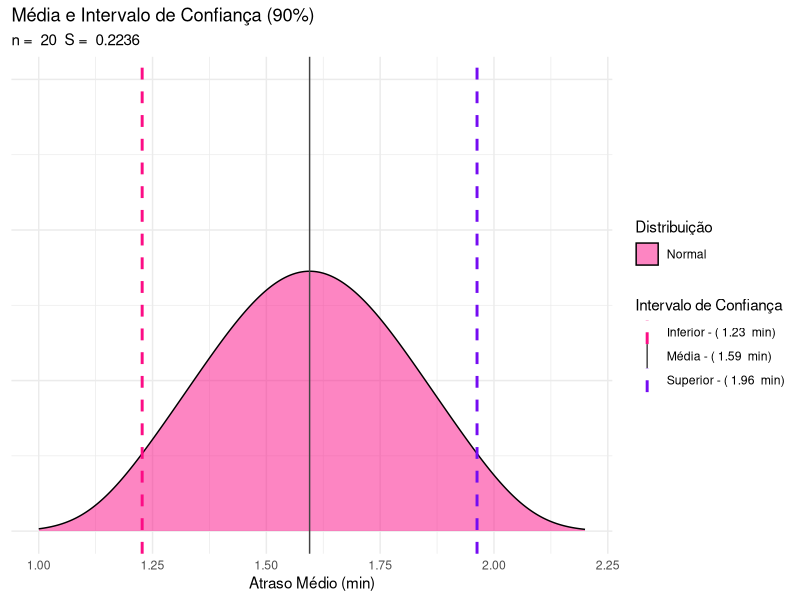
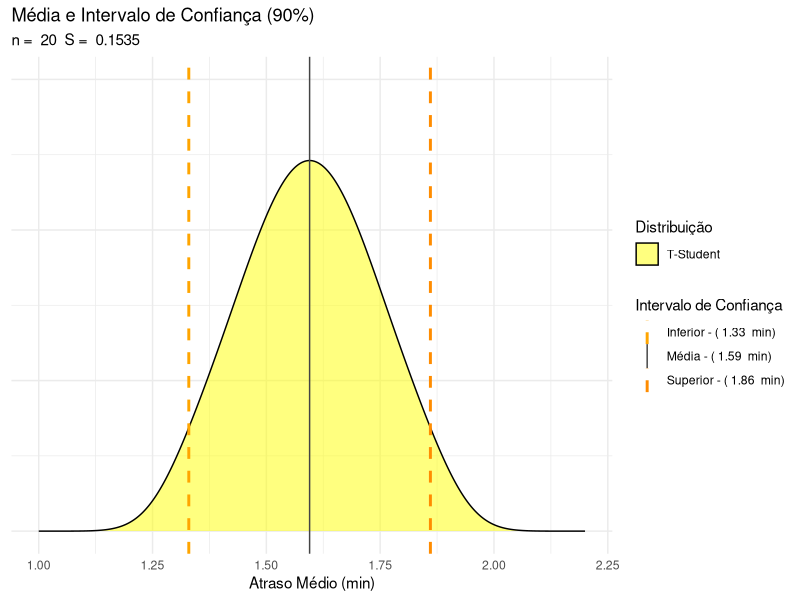
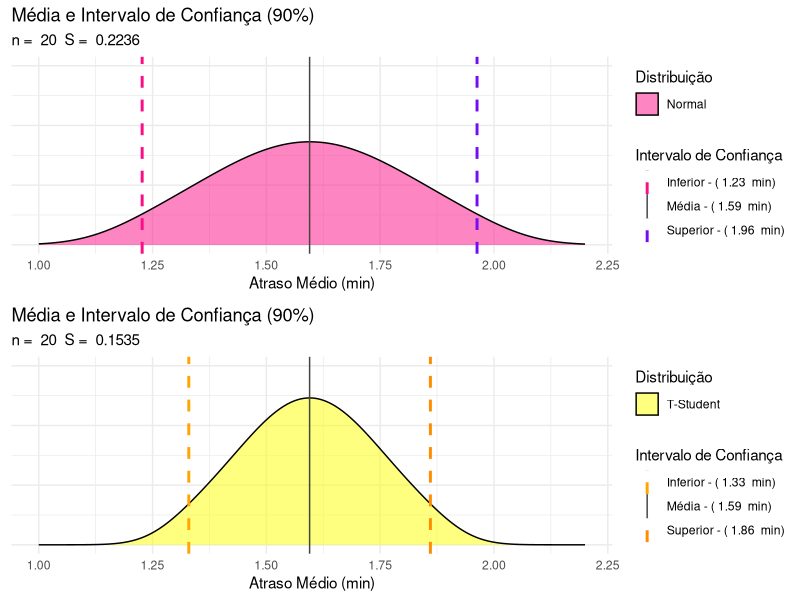
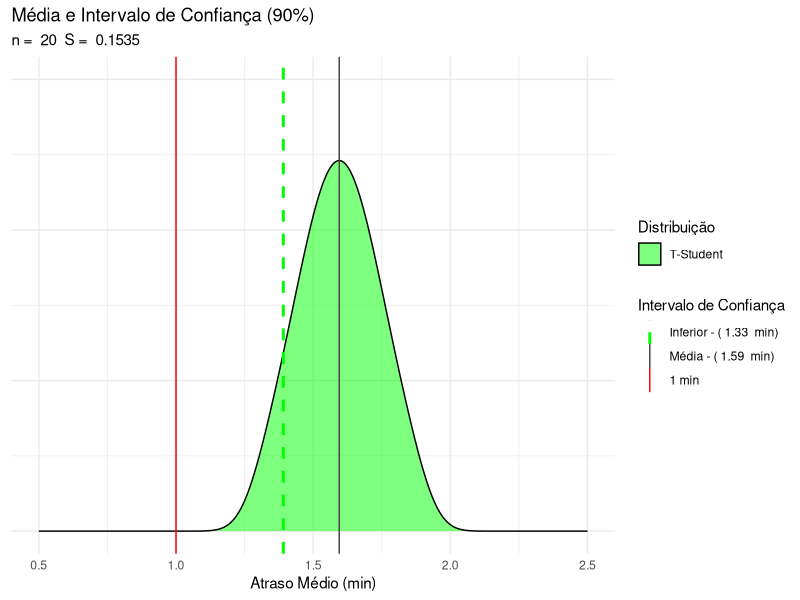

The R script that drew these images, in order:
##### UNIVERSIDADE FEDERAL DO CEARÁ
##### CENTRO DE TECNOLOGIA - DEPARTAMENTO DE ENGENHARIA DE TRANSPORTES
##### TCP7321 – TAD				  		PROF. MANOEL CASTRO 

##### Atividade 5 - Inferência da Média							27/06/21

##### Grupo: Nelson, Renata e Rúbia.

# Bibliotecas utilizadas
library(tidyverse)
library(gridExtra)

# 01)  Considerem X uma variável que representa o tempo, em minutos, que um
# veículo tem que aguardar no semáforo da interseção da Av. 13 de Maio com a Av.
# da Universidade. Os dados a seguir foram obtidos por amostragem aleatória
# simples, ao longo da hora de pico da tarde, de um dia útil típico. 

# 0,2	0,5	0,7	1,1	1,2	1,3	1,4	1,4	1,5	1,5
# 1,6	1,6	1,7	1,9	2,0	2,1	2,2	2,5	2,6	2,9		


# a) Qual a distribuição de probabilidades que melhor pode representar o
# comportamento da média de cada amostra aleatória (X̅) que poderia ser
# retirada da população de X? Qual é a média e o desvio padrão de X̅?
# Indiquem as premissas.

# RESPOSTA: De acordo com o Teorema do Limite Central, a distribuição de médias
# amostrais aleatórias e idenpendentes de uma população, a partir de determinado
# tamanho (n), deve se aproximar de uma distribuição normal.
# Ainda, independente do Teorema do Limite Central, é sabido que a distribuição
# de médias amostrais aleatórias de uma população possui média igual à µ (média
# populacional) e S (desvio padrão das médias) igual à ∂/√n.

# Como premissas para o que foi apresentado, temos que (i) o tamanho amostral deve
# ser suficientemente grande - usualmente maior que 30 -, (ii) a amostras devem
# ser independentes e aleatórias e (iii) as observações da população devem ser
# independentes.


# b) Com base na amostra coletada, estimem o tempo médio de espera dos veículos
# para passarem pela interseção, com grau de confiança de 90%. Suponha que o
# desvio padrão populacional de X é igual a 1,0 minuto. Indiquem as premissas.

dados <- c(0.2, 0.5, 0.7, 1.1, 1.2, 1.3, 1.4, 1.4, 1.5, 1.5, 1.6, 1.6, 1.7, 1.9, 2.0, 2.1, 2.2, 2.5, 2.6, 2.9)

n <- length(dados)
media <- mean(dados)
dp <- 1/sqrt(n)

inf <- qnorm(0.05, media, dp)
sup <- qnorm(0.95, media, dp)

graf_1 <- data.frame(normal = qnorm(seq(0.05, 0.95, length = 20), media, dp, lower.tail = TRUE)) %>% ggplot() +
  geom_density(aes(normal, fill = "#FC0D85"), alpha = .5) +
  geom_vline(aes(xintercept = inf, color = "#FC0D85"), size = 1, linetype = 2) +
  geom_vline(aes(xintercept = media, color = "#444444"), size = 0.5) +
  geom_vline(aes(xintercept = sup, color = "#750CF2"), size = 1, linetype = 2) +
  xlim(1, 2.2) +
  scale_fill_identity(name = "Distribuição", breaks = "#FC0D85", labels = "Normal", guide = "legend") +
  scale_color_identity(name = "Intervalo de Confiança", breaks = c("#FC0D85", "#444444", "#750CF2"), labels = c(paste("Inferior - (", round(inf, 2), " min)"),paste("Média - (", round(media, 2), " min)"), paste("Superior - (", round(sup,2), " min)")), guide = "legend") + 
  labs(title = "Média e Intervalo de Confiança (90%)", subtitle = paste("n = ", n, " S = ", round(dp, 4)), x = "Atraso Médio (min)") +
  ylim(0, 3) +
  theme_minimal() +
  theme(axis.text.y = element_blank(), axis.ticks.y = element_blank(), axis.title.y = element_blank())

graf_1

# O tempo médio de espera (atraso) estimado para a interseção é de 1,59 minutos,
# com intervalo  de 1,23 a 1,96 minutos para um grau de confiança de 90%.
# Premissas: o tempo de espera é uma variável independente; (ii) o tamanho da
# amostras (20) é fuciente para a aplicação do TLC; (iii) a amostra é bem
# representatitva da população. 


# c) Refaça o item b, mas considerando que o desvio padrão populacional de X é
# desconhecido. Indiquem as premissas.

dp2 <- sd(dados)/sqrt(n)

inf2 <- qt(0.05, df = n -1) * dp2 + media
sup2 <- qt(0.95, df = n - 1) * dp2 + media



graf_2 <- data.frame(student = qt(seq(0.05, 0.95, length = 20), df = n - 1) * dp2 + media) %>% ggplot() +
  geom_density(aes(student, fill = "yellow", y = ..density..), alpha = .5) +
  geom_vline(aes(xintercept = inf2, color = "orange"), size = 1, linetype = 2) +
  geom_vline(aes(xintercept = media, color = "#444444"), size = 0.5) +
  geom_vline(aes(xintercept = sup2, color = "dark orange"), size = 1, linetype = 2) +
  scale_fill_identity(name = "Distribuição", breaks = "yellow", labels = "T-Student", guide = "legend") +
  scale_color_identity(name = "Intervalo de Confiança", breaks = c("orange", "#444444", "dark orange"), labels = c(paste("Inferior - (", round(inf2, 2), " min)"),paste("Média - (", round(media, 2), " min)"), paste("Superior - (", round(sup2,2), " min)")), guide = "legend") + 
  labs(title = "Média e Intervalo de Confiança (90%)", subtitle = paste("n = ", n, " S = ", round(dp2, 4)), x = "Atraso Médio (min)") +
  xlim(1, 2.2) +
  ylim(0, 3) +
  theme_minimal() +
  theme(axis.text.y = element_blank(), axis.ticks.y = element_blank(), axis.title.y = element_blank())

graf_2

# RESPOSTA
# O tempo médio de espera (atraso) estimado para a interseção não se altera
# (1,59 min). O entervalo, entretanto, apresenta novos valores de 1,33 a 1,86
# minutos para um grau de confiança de 90%.

# Percebe-se que, apesar da distribuição t-student teórica apresentar uma forma
# mais dispersa do que a normal, este item considera o desvio populacional em
# função do desvio padrão amostral, resultando em um valor de dispersão menor do
# aquele aplicado no item b) deste exercício e, por conseqência, um intervalo
# de confiança menor.

# Premissas: o tempo de espera é uma variável independente; (ii) o tamanho da
# amostras (20) é fuciente para a aplicação do TLC; (iii) a amostra é bem
# representatitva da população; (iv)o desvio padrão considerado é o amostral;
# e (v) a distribuição t-student representa bem esta a variável estudada.

# Comparação entre os resultados encontrados nos comandos b) e c).
grid.arrange(graf_1, graf_2)

# 02)  Suponha que um tempo médio acima de 1,0 min requer melhorias na
# interseção.Façam um teste de hipóteses para verificar a necessidade de se
# implantar melhorias. 

# Premissas: intervalo de confiança de 90%, desvio padrão da população em função 
# do desvio padrão amostral e distribuição t-student para estimativa de probabilidade.

# Hipóteses:
# H0 -> µ > 1 min
# Ha -> µ <= 1 min (a ser testada)

dp3 <- sd(dados)/sqrt(n)

inf3 <- qt(0.1, df = n -1) * dp2 + media


data.frame(student = qt(seq(0.05, 0.95, length = 20), df = n - 1) * dp2 + media) %>% ggplot() +
  geom_density(aes(student, fill = "green", y = ..density..), alpha = .5) +
  geom_vline(aes(xintercept = inf3, color = "green"), size = 1, linetype = 2) +
  geom_vline(aes(xintercept = media, color = "#444444"), size = 0.5) +
  geom_vline(aes(xintercept = 1, color = "red"), size = 0.5) +
  scale_fill_identity(name = "Distribuição", breaks = "green", labels = "T-Student", guide = "legend") +
  scale_color_identity(name = "Intervalo de Confiança", breaks = c("green", "#444444", "red"), labels = c(paste("Inferior - (", round(inf2, 2), " min)"),paste("Média - (", round(media, 2), " min)"), "1 min"), guide = "legend") + 
  labs(title = "Média e Intervalo de Confiança (90%)", subtitle = paste("n = ", n, " S = ", round(dp2, 4)), x = "Atraso Médio (min)") +
  xlim(0.5, 2.5) +
  ylim(0, 3) +
  theme_minimal() +
  theme(axis.text.y = element_blank(), axis.ticks.y = element_blank(), axis.title.y = element_blank())

# Abordagem escore T

t_inf <- (inf3 - media)/dp3
t_1min <- (1 - media)/dp3

print(c(t_inf, t_1min))

t_inf <= t_1min

# Não há evidência amostral suiciente para apoiar a afirmativa de que a média
# média populacional do atraso dos veículos na interseção indicada seja igual 
# ou menor que 1 minuto. Logo, a hipótese alterantiva (Ha) pode ser rejeitada.
# Deve decidir a favor da implantação de melhorias.
